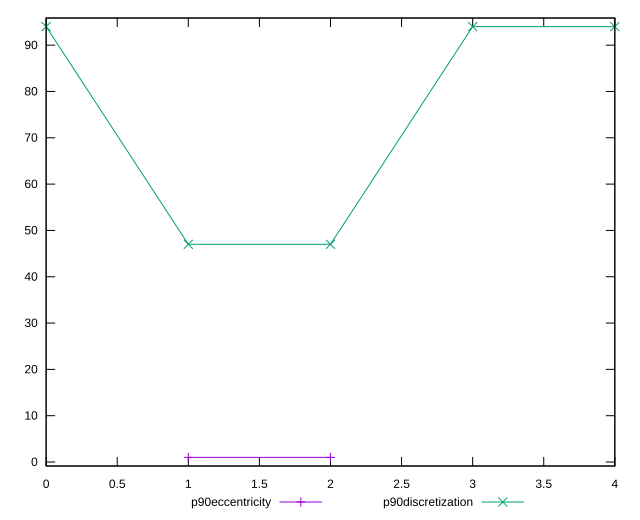

The gnuplot source for this figure:
reset

$p90Eccentricity <<EOF
1 1.0000000000000027
2 1
EOF

$p90Discretization <<EOF
0 94
1 47
2 47
3 94
4 94
EOF

set key outside below
set xrange [0:4]
set yrange [-0.8600000000000001:95.86]
set trange [-0.8600000000000001:95.86]
set terminal svg size 640, 520 enhanced background rgb 'white'
set output "report_00018_2021-02-10T15-25-16.877Z/unminified-javascript/progression/eccentricity.svg"

plot $p90Eccentricity title "p90eccentricity" with linespoints, \
     $p90Discretization title "p90discretization" with linespoints

reset
